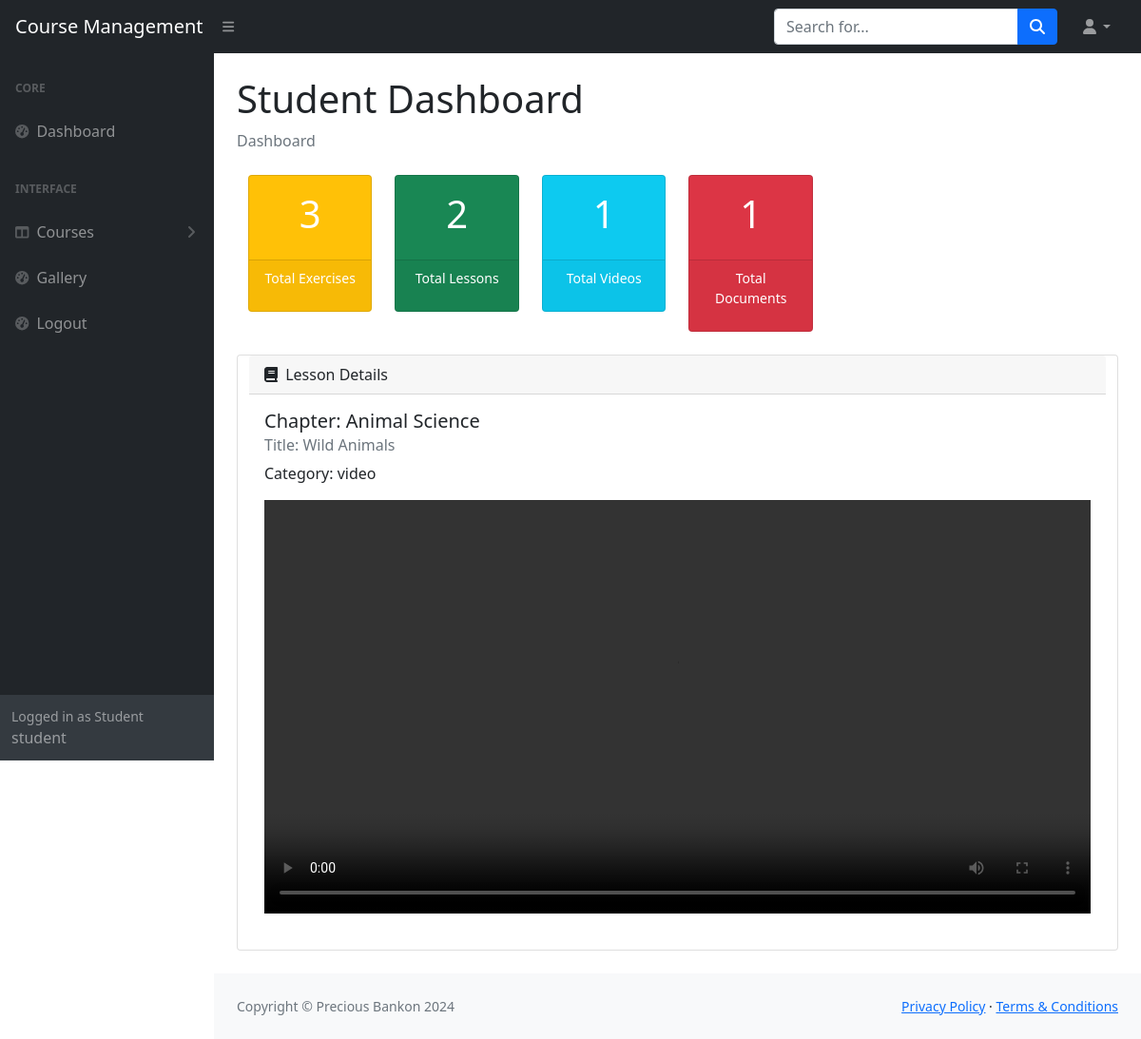
The app's page /students/view_lesson.php?q=view&id=2 (signed in) with its own data.
### tables this page shows
CREATE TABLE `tbllesson` (
  `LessonID` int(11) NOT NULL,
  `LessonChapter` varchar(90) NOT NULL,
  `LessonTitle` varchar(90) NOT NULL,
  `FileLocation` text NOT NULL,
  `Category` varchar(90) NOT NULL
);

### students/classes/Courses.php (called while the page is built, shortened)
<?php
class Course
{
    private $conn;
    public function __construct()
    {
        include '../config/dbcon.php';
        $this->conn = $conn;
    }
    public function fetchLessonByID($lessonID)
    {
        $stmt = $this->conn->prepare("SELECT * FROM tbllesson WHERE LessonID = ?");
        $stmt->bind_param("i", $lessonID);
        if ($stmt->execute()) {
            $result = $stmt->get_result();
            return $result->fetch_assoc();
        } else {
            throw new Exception("Failed to fetch lesson: " . $this->conn->error);
        }
    }
}

### students/view_lesson.php (the view, shortened to what this page needs)
<?php
include_once './student_includes/header.php';
include_once './student_includes/aside.php';
include_once './student_includes/action_buttons.php';
include_once 'classes/Courses.php';
$course = new Course();
if (isset($_GET['id'])) {
    $lessonID = $_GET['id'];
    $lesson = $course->fetchLessonByID($lessonID);
} else {
    echo "<div class='alert alert-danger'>No lesson ID provided!</div>";
    exit();
}
?>
<div class="card mb-4">
    <div class="card-header">
        <i class="fas fa-book me-1"></i> Lesson Details
    </div>
    <div class="card-body">
        <h5 class="card-title">Chapter: <?php echo htmlspecialchars($lesson['LessonChapter']); ?></h5>
        <h6 class="card-subtitle mb-2 text-muted">Title: <?php echo htmlspecialchars($lesson['LessonTitle']); ?></h6>
        <p class="card-text">Category: <?php echo htmlspecialchars($lesson['Category']); ?></p>
        <?php
        if ($lesson['Category'] === 'video') {
            echo "<div class='mb-3'>
                    <video width='100%' height='auto' controls>
                        <source src='" . htmlspecialchars($lesson['FileLocation']) . "' type='video/mp4'>
                        Your browser does not support the video tag.
                    </video>
                  </div>";
        } elseif ($lesson['Category'] === 'doc') {
            echo "<div class='mb-3'>
                    <i class='fas fa-file-alt fa-3x'></i>
                    <p class='mt-2'>Document: " . htmlspecialchars($lesson['FileLocation']) . "</p>
                    <a href='" . htmlspecialchars($lesson['FileLocation']) . "' class='btn btn-primary' download>Download Document</a>
                  </div>";
        } else {
            echo "<div class='alert alert-warning'>No file associated with this lesson.</div>";
        }
        ?>
    </div>
</div>
<?php include './student_includes/footer.php'; ?>

### records on screen
tbllesson: LessonChapter "Animal Science", LessonTitle "Wild Animals", Category "video"

### other values on screen
$_SESSION['studusername'] "student"
$exerciseCount "3"
$lessonCount "2"
$videoCount "1"
$documentCount "1"
